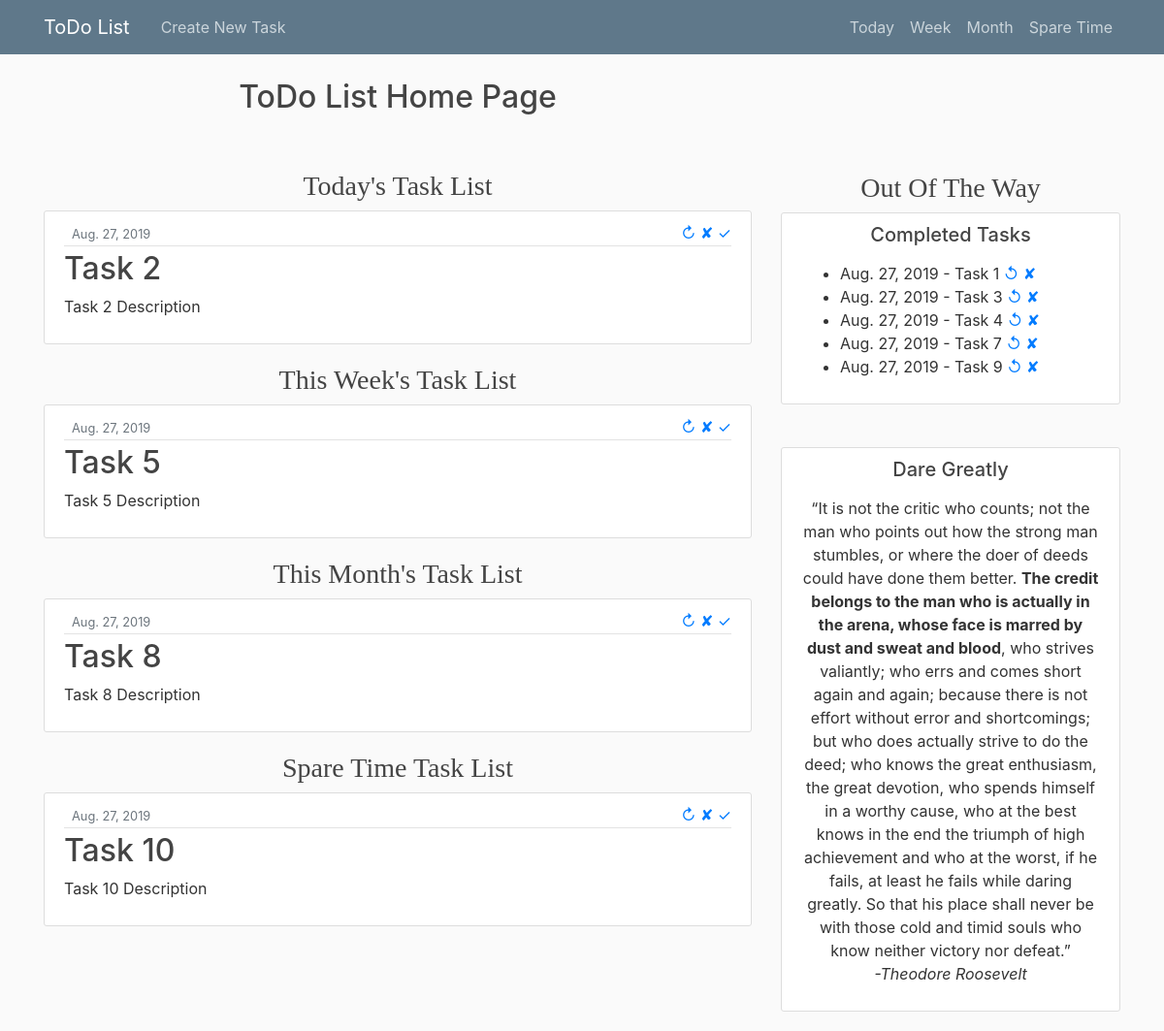
The page / on the database its author committed.
### todo_app/models.py (models this page shows, shortened)
class Task_model(models.Model):
    timeframe   = models.CharField(max_length=20, choices=TIMEFRAME_CHOICES, default='Today')
    title       = models.CharField(max_length=200)
    date        = models.DateField(default = date.today, blank=True)
    description = models.TextField()
    completed   = models.BooleanField(default=False)
    author      = models.ForeignKey(User, on_delete=models.CASCADE)

### todo_app/views.py (the view)
# urls.py: path('', views.HomeTask_view, name='task_home'),
def HomeTask_view (request):
    queryset = Task_model.objects.all()                                             #This will return a list of objects
    context = {                                                                     #Creating a dictionary that will contain the list
        "task_list": queryset                                                           #Key Note: this code is reusable with any module(look below)
    }
    return render(request, 'ToDo_home.html', context)                               #Rendering that queryset(that now contains the list of tasks) onto the screen

### todo_app/templates/ToDo_home.html (shortened to what this page needs)
{% extends "ToDo_base.html" %}
{% block task_today %}
<center><h2>ToDo List Home Page</h2></center>
    <br>
    <br>
    <center><h3>Today's Task List</h3></center>
    {% for task in task_list %}
      {% if task.timeframe == 'td' %}
        {% if task.completed == 0 %}
        <article class="media content-section">
          <div class="media-body">
            <div class="article-metadata">
              <small class="text-muted">{{ task.date }}</small>
                <div class="buttons">
                  <a href="{% url 'task_update' task.id %}" data-toggle="tooltip" title="Update">&#8635;</a>
                  <a href="{% url 'task_delete' task.id %}" data-toggle="tooltip" title="Delete">&#10008;</a>
                  <a href="{% url 'task_crossoff' task.id %}" data-toggle="tooltip" title="Complete">&#10003;</a>
                </div>
            </div>
            <h2><a class="article-title" href="#">{{ task.title }}</a></h2>
            <p class="article-content">{{ task.description }}</p>
          </div>
        </article>
        {% endif %}
      {% endif %}
    {% endfor %}
{% endblock task_today %}
{% block task_week %}
<center><h3>This Week's Task List</h3></center>
  {% for task in task_list %}
    {% if task.timeframe == 'wk' %}
      {% if task.completed == 0 %}
      <article class="media content-section">
        <div class="media-body">
          <div class="article-metadata">
            <small class="text-muted">{{ task.date }}</small>
              <div class="buttons">
                <a href="{% url 'task_update' task.id %}" data-toggle="tooltip" title="Update">&#8635;</a>
                <a href="{% url 'task_delete' task.id %}" data-toggle="tooltip" title="Delete">&#10008;</a>
                <a href="{% url 'task_crossoff' task.id %}" data-toggle="tooltip" title="Complete">&#10003;</a>
              </div>
          </div>
          <h2><a class="article-title" href="#">{{ task.title }}</a></h2>
          <p class="article-content">{{ task.description }}</p>
        </div>
      </article>
      {% endif %}
    {% endif %}
  {% endfor %}
{% endblock task_week %}
{% block task_month %}
<center><h3>This Month's Task List</h3></center>
  {% for task in task_list %}
    {% if task.timeframe == 'mnth' %}
        {% if task.completed == 0 %}
        <article class="media content-section">
          <div class="media-body">
            <div class="article-metadata">
              <small class="text-muted">{{ task.date }}</small>
                <div class="buttons">
                  <a href="{% url 'task_update' task.id %}" data-toggle="tooltip" title="Update">&#8635;</a>
                  <a href="{% url 'task_delete' task.id %}" data-toggle="tooltip" title="Delete">&#10008;</a>
                  <a href="{% url 'task_crossoff' task.id %}" data-toggle="tooltip" title="Complete">&#10003;</a>
                </div>
            </div>
            <h2><a class="article-title" href="#">{{ task.title }}</a></h2>
            <p class="article-content">{{ task.description }}</p>
          </div>
        </article>
        {% endif %}
    {% endif %}
  {% endfor %}
{% endblock task_month %}
{% block task_SpareTime %}
<center><h3>Spare Time Task List</h3></center>
  {% for task in task_list %}
    {% if task.timeframe == 'sp' %}
      {% if task.completed == 0 %}
        <article class="media content-section">
          <div class="media-body">
            <div class="article-metadata">
              <small class="text-muted">{{ task.date }}</small>
                <div class="buttons">
                  <a href="{% url 'task_update' task.id %}" data-toggle="tooltip" title="Update">&#8635;</a>
                  <a href="{% url 'task_delete' task.id %}" data-toggle="tooltip" title="Delete">&#10008;</a>
                  <a href="{% url 'task_crossoff' task.id %}" data-toggle="tooltip" title="Complete">&#10003;</a>
                </div>
            </div>
            <h2><a class="article-title" href="#">{{ task.title }}</a></h2>
            <p class="article-content">{{ task.description }}</p>
          </div>
        </article>
      {% endif %}
    {% endif %}
  {% endfor %}
{% endblock task_SpareTime %}
{% block qoute %}
  <br>
  <br>
  <br>
  <br>
  <center><h3>Out Of The Way</h3></center>
  <div class="content-section">
      <center><h5>Completed Tasks</h5></center>
      <p class='text-muted'>
          {% for task in task_list %}
              {% if task.completed %}
              <ul>
                  <li>{{task.date}} - {{task.title}}
                      <a href="{% url 'task_uncross' task.id %}" data-toggle="tooltip" title="Undo">&#8634;</a>
                      <a href="{% url 'task_delete' task.id %}" data-toggle="tooltip" title="Delete">&#10008;</a>
                  </li>
              </ul>
              {% endif %}
          {% endfor %}
        </p>
  </div>
  <br>
  <div class="content-section">
    <center><h5>Dare Greatly</h5></center>
    <p class='text-muted'>
      <center>
        “It is not the critic who counts; not the man who points out how the strong man stumbles,
        or where the doer of deeds could have done them better.
        <b>The credit belongs to the man who is actually in the arena, whose face is marred by dust and sweat and blood</b>,
        who strives valiantly; who errs and comes short again and again; because there is not effort without error and shortcomings;
        but who does actually strive to do the deed; who knows the great enthusiasm, the great devotion, who spends himself in a worthy cause,
        who at the best knows in the end the triumph of high achievement and who at the worst, if he fails, at least he fails while daring greatly.
        So that his place shall never be with those cold and timid souls who know neither victory nor defeat.”
        <br>
        <i>-Theodore Roosevelt</i>
      </center>
    </p>
  </div>
{% endblock qoute %}

### todo_app/templates/ToDo_base.html (shortened to what this page needs)
{% load static %}
<!DOCTYPE html>
<html>
<head>
    <link rel="stylesheet" href="https://maxcdn.bootstrapcdn.com/bootstrap/4.0.0/css/bootstrap.min.css">
    <link rel="stylesheet" type="text/css" href="{% static 'main.css' %}">
</head>
<body>
    <header class="site-header">
      <nav class="navbar navbar-expand-md navbar-dark bg-steel fixed-top">
        <div class="container">
          <a class="navbar-brand mr-4" href="{% url 'task_home' %}">ToDo List</a>
          <div class="collapse navbar-collapse" id="navbarToggle">
            <div class="navbar-nav mr-auto">
              <a class="nav-item nav-link" href="{% url 'task_create' %}">Create New Task</a>
            </div>
            <div class="navbar-nav">
              <a class="nav-item nav-link" href="{% url 'task_today' %}">Today</a>
              <a class="nav-item nav-link" href="{% url 'task_week' %}">Week</a>
              <a class="nav-item nav-link" href="{% url 'task_month' %}">Month</a>
              <a class="nav-item nav-link" href="{% url 'task_SpareTime' %}">Spare Time</a>
            </div>
          </div>
        </div>
      </nav>
    </header>
    <main role="main" class="container">
      <div class="row">
        <div class="col-md-8">
        </div>
        <div class="col-md-8">
          {% block task_today %}{% endblock task_today %}
          {% block task_week %}{% endblock task_week %}
          {% block task_month %}{% endblock task_month %}
          {% block task_SpareTime %}{% endblock task_SpareTime %}
        </div>
        <div class="col-md-4">
            {% block qoute %}{% endblock qoute %}
        </div>
      </div>
    </main>
</body>
</html>

### todo_app/static/main.css (style rules this page uses)
body { background: #fafafa; color: #333333; margin-top: 5rem; }
h1, h2, h3, h4, h5, h6 { color: #444444; }
h3 { font-family: Avant Garde; }
ul { margin: 0; }
.buttons { float: right; }
.bg-steel { background-color: #5f788a; }
.site-header .navbar-nav .nav-link { color: #cbd5db; }
.content-section { background: #ffffff; padding: 10px 20px; border: 1px solid #dddddd; border-radius: 3px; margin-bottom: 20px; }
.article-title { color: #444444; }
.article-content { white-space: pre-line; }
.article-metadata { padding-bottom: 1px; margin-bottom: 4px; border-bottom: 1px solid #e3e3e3 }

### rows shown on the page
Task_model: date "Aug. 27, 2019", title "Task 2", description "Task 2 Description"
Task_model: date "Aug. 27, 2019", title "Task 5", description "Task 5 Description"
Task_model: date "Aug. 27, 2019", title "Task 8", description "Task 8 Description"
Task_model: date "Aug. 27, 2019", title "Task 10", description "Task 10 Description"
Task_model: date "Aug. 27, 2019", title "Task 1"
Task_model: date "Aug. 27, 2019", title "Task 3"
Task_model: date "Aug. 27, 2019", title "Task 4"
Task_model: date "Aug. 27, 2019", title "Task 7"
Task_model: date "Aug. 27, 2019", title "Task 9"
